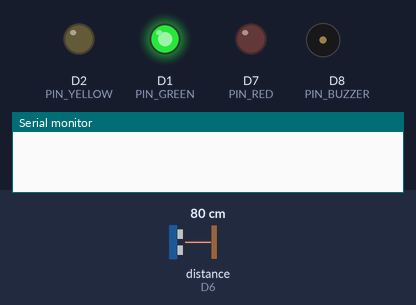
Simulated run of this sketch. Board: ESP8266 (NodeMCU). Shown: output pins drawn as LEDs (lit = HIGH), buzzer (waves = sounding, pin HIGH), the last lines printed to the serial monitor. Wiring (inferred from the names in the program): ultrasonic range finder: trigger D5; echo D6. Inputs (shaded band) come from the test bench; at power-on: distance to the obstacle (sensor on D6) 80 cm. The echo pulse lasts 58.3 µs per cm; WiFi joins after 1.5 s; servers stay silent unless stated; no MQTT or app messages arrive unless stated; pins used as bus, display or sensor lines are not drawn.

Above: at 2.8 s.
2.9 s: distance to the obstacle (sensor on D6) set to 14 cm
5.9 s: distance to the obstacle (sensor on D6) set to 11 cm
At 7.2 s:
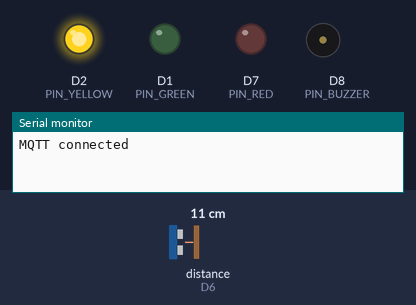
7.6 s: distance to the obstacle (sensor on D6) set to 7 cm
At 8.9 s:
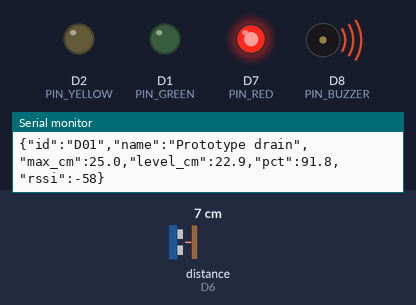
10.6 s: distance to the obstacle (sensor on D6) set to 9 cm
At 11.3 s:
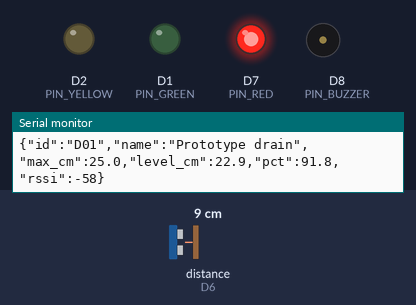
13.6 s: distance to the obstacle (sensor on D6) set to 2 cm
At 15.9 s:
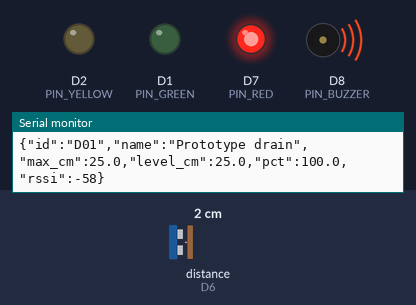
Timing chart, 0 to 17.6 s (numbered marks = the images above; inputs shaded):
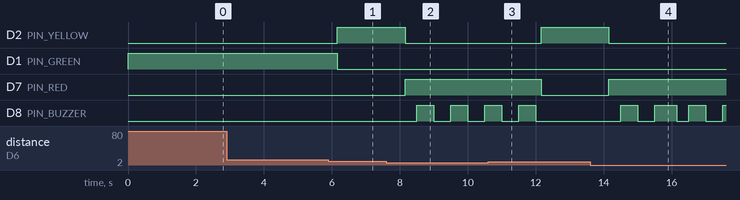

The sketch:

smartdrain_node.ino
```cpp
/*
  Smart Drainage Guard - sensor node
  ----------------------------------
  Measures the water level in a drain with an ultrasonic sensor (HC-SR04 /
  JSN-SR04T), warns people on site with LEDs and a buzzer, and publishes the
  level to the MQTT broker so the workers' dashboard updates live.

  Local alarm (works even with no Wi-Fi):
    below 70%  green LED
    70% - 85%  yellow LED (warning)
    85% +      red LED + buzzer (overflow risk)

  MQTT (TLS, port 8883):
    sdg/drain/<DRAIN_ID>/level   JSON: id, name, max_cm, level_cm, pct, rssi
    sdg/drain/<DRAIN_ID>/status  "online" / "offline" (retained, last will)

  Boards: ESP32 (default) or ESP8266.
  Libraries (Arduino Library Manager): PubSubClient by Nick O'Leary

  BEFORE UPLOADING: fill in the four values marked FILL IN.
  NEVER commit real passwords to GitHub - keep the placeholders in the repo.
*/

#if defined(ESP32)
  #include <WiFi.h>
#elif defined(ESP8266)
  #include <ESP8266WiFi.h>
#endif
#include <WiFiClientSecure.h>
#include <PubSubClient.h>

// ---------- FILL IN ----------
const char* WIFI_SSID     = "YOUR_WIFI_NAME";
const char* WIFI_PASSWORD = "YOUR_WIFI_PASSWORD";
const char* MQTT_USER     = "sdg-node-01";
const char* MQTT_PASSWORD = "YOUR_NODE_PASSWORD";

// ---------- broker ----------
const char* MQTT_HOST = "your-broker-host.emqxsl.com";   // EMQX -> Overview -> Address
const int   MQTT_PORT = 8883;

// ---------- this drain ----------
const char* DRAIN_ID   = "D01";
const char* DRAIN_NAME = "Prototype drain";
const float SENSOR_HEIGHT_CM = 30.0;   // sensor to the bottom of the drain (empty)
const float DRAIN_DEPTH_CM   = 25.0;   // water depth that counts as 100% (full)

// ---------- thresholds ----------
const float WARN_PCT = 70.0;
const float CRIT_PCT = 85.0;

// ---------- pins (ESP32 defaults; change for your wiring) ----------
#if defined(ESP32)
  const int PIN_TRIG = 5,  PIN_ECHO = 18;
  const int PIN_GREEN = 25, PIN_YELLOW = 26, PIN_RED = 27, PIN_BUZZER = 14;
#else
  const int PIN_TRIG = D5, PIN_ECHO = D6;
  const int PIN_GREEN = D1, PIN_YELLOW = D2, PIN_RED = D7, PIN_BUZZER = D8;
#endif

// ---------- timing ----------
const unsigned long READ_EVERY_MS    = 2000;   // read the sensor
const unsigned long PUBLISH_EVERY_MS = 10000;  // send to the dashboard
const unsigned long RETRY_EVERY_MS   = 5000;   // Wi-Fi / MQTT reconnect attempts

WiFiClientSecure net;
PubSubClient mqtt(net);

char topicLevel[48], topicStatus[48];
float levelCm = 0, pct = 0;
unsigned long lastRead = 0, lastPublish = 0, lastRetry = 0;

// Distance in cm from the sensor to the water (median of 5 readings), or -1
float readDistanceCm() {
  float r[5];
  int n = 0;
  for (int i = 0; i < 5; i++) {
    digitalWrite(PIN_TRIG, LOW);  delayMicroseconds(2);
    digitalWrite(PIN_TRIG, HIGH); delayMicroseconds(10);
    digitalWrite(PIN_TRIG, LOW);
    unsigned long us = pulseIn(PIN_ECHO, HIGH, 30000);   // 30 ms timeout
    if (us > 0) r[n++] = us / 58.0;
    delay(30);
  }
  if (n == 0) return -1;
  for (int i = 1; i < n; i++)            // sort, then take the middle value
    for (int j = i; j > 0 && r[j] < r[j - 1]; j--) { float t = r[j]; r[j] = r[j - 1]; r[j - 1] = t; }
  return r[n / 2];
}

void setAlarm(float p) {
  bool crit = p >= CRIT_PCT, warn = p >= WARN_PCT && !crit;
  digitalWrite(PIN_GREEN,  !warn && !crit);
  digitalWrite(PIN_YELLOW, warn);
  digitalWrite(PIN_RED,    crit);
  // Beep on/off every half second while critical
  digitalWrite(PIN_BUZZER, crit && (millis() / 500) % 2);
}

void startWifi() {
  WiFi.mode(WIFI_STA);
  WiFi.begin(WIFI_SSID, WIFI_PASSWORD);   // connects in the background
}

// Non-blocking: one attempt per call, so the local alarm never stops
void keepConnected() {
  if (WiFi.status() != WL_CONNECTED) {
    if (millis() - lastRetry > RETRY_EVERY_MS * 4) { lastRetry = millis(); WiFi.disconnect(); startWifi(); }
    return;
  }
  if (mqtt.connected() || millis() - lastRetry < RETRY_EVERY_MS) return;
  lastRetry = millis();

  char clientId[32];
  snprintf(clientId, sizeof(clientId), "sdg-node-%s", DRAIN_ID);
  // Last will: the broker marks this drain offline if the node disappears
  if (mqtt.connect(clientId, MQTT_USER, MQTT_PASSWORD, topicStatus, 1, true, "offline")) {
    mqtt.publish(topicStatus, "online", true);
    Serial.println("MQTT connected");
  } else {
    Serial.printf("MQTT failed, state %d\n", mqtt.state());
  }
}

void publishLevel() {
  if (!mqtt.connected()) return;
  char json[200];
  snprintf(json, sizeof(json),
           "{\"id\":\"%s\",\"name\":\"%s\",\"max_cm\":%.1f,\"level_cm\":%.1f,\"pct\":%.1f,\"rssi\":%d}",
           DRAIN_ID, DRAIN_NAME, DRAIN_DEPTH_CM, levelCm, pct, (int)WiFi.RSSI());
  mqtt.publish(topicLevel, json);
  Serial.println(json);
}

void setup() {
  Serial.begin(115200);
  pinMode(PIN_TRIG, OUTPUT);  pinMode(PIN_ECHO, INPUT);
  pinMode(PIN_GREEN, OUTPUT); pinMode(PIN_YELLOW, OUTPUT);
  pinMode(PIN_RED, OUTPUT);   pinMode(PIN_BUZZER, OUTPUT);

  snprintf(topicLevel,  sizeof(topicLevel),  "sdg/drain/%s/level",  DRAIN_ID);
  snprintf(topicStatus, sizeof(topicStatus), "sdg/drain/%s/status", DRAIN_ID);

  // Encrypted (TLS) connection. For the pilot, replace setInsecure() with the
  // broker's CA certificate (net.setCACert(...)) so the server is verified too.
  net.setInsecure();
  mqtt.setServer(MQTT_HOST, MQTT_PORT);
  mqtt.setBufferSize(512);

  startWifi();
}

void loop() {
  keepConnected();
  mqtt.loop();

  if (millis() - lastRead >= READ_EVERY_MS) {
    lastRead = millis();
    float d = readDistanceCm();
    if (d > 0) {
      levelCm = constrain(SENSOR_HEIGHT_CM - d, 0, DRAIN_DEPTH_CM);
      pct = levelCm / DRAIN_DEPTH_CM * 100.0;
    }
  }
  setAlarm(pct);

  // Send straight away when it becomes critical, otherwise every 10 s
  if (millis() - lastPublish >= PUBLISH_EVERY_MS || (pct >= CRIT_PCT && millis() - lastPublish >= 2000)) {
    lastPublish = millis();
    publishLevel();
  }
}
```

Measured:
- the behaviour switches between 13 and 12 cm on distance to the obstacle (sensor on D6) (found by bisection; images 0 and 1)
- the behaviour switches between 9 and 8 cm on distance to the obstacle (sensor on D6) (found by bisection; images 1 and 2)
- after the input at 5.9 s, D2 (PIN_YELLOW): LOW → HIGH after 0.26 s; D1 (PIN_GREEN): HIGH → LOW after 0.26 s
- after the input at 7.6 s, D2 (PIN_YELLOW): HIGH → LOW after 0.56 s; D7 (PIN_RED): LOW → HIGH after 0.56 s; D8 (PIN_BUZZER): alternates HIGH for 0.50 s and LOW for 0.50 s, starting after 0.90 s
- after the input at 10.6 s, D2 (PIN_YELLOW): LOW → HIGH after 1.6 s; D7 (PIN_RED): HIGH → LOW after 1.6 s; D8 (PIN_BUZZER): goes on until 12.0 s, then stays LOW
- after the input at 13.6 s, D2 (PIN_YELLOW): HIGH → LOW after 0.55 s; D7 (PIN_RED): LOW → HIGH after 0.55 s; D8 (PIN_BUZZER): goes HIGH 0.50 s, LOW 0.50 s, HIGH 0.65 s, LOW 0.35 s, HIGH 0.50 s, LOW 0.50 s, then HIGH, starting after 0.90 s
